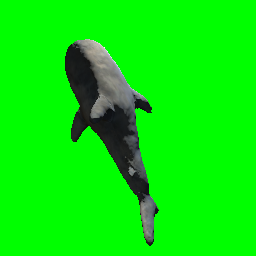
#> input picture blahajpicturemaker/blahajpicturemaker/pictures/10118.png, 256 x 256 px; its folder holds only this picture in this run
$ python image_editor.py
#> lines starting #> are read from the running program, lines starting #| are printed output that depends on the picture
from PIL import Image, ImageFilter, ImageOps

import os


for filename in os.listdir("blahajpicturemaker/blahajpicturemaker/pictures"): # parse through file list in the current directory
      if filename[-3:] == "png":
        img = Image.open("blahajpicturemaker/blahajpicturemaker/pictures/"+filename)
#> img is the input picture: PIL image 256x256 RGB; mean R, G, B 7.7, 233.2, 7.9


        img = ImageOps.grayscale(img)
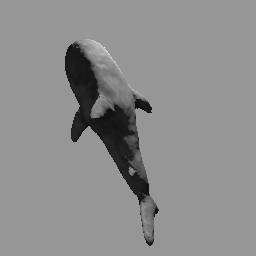
#> img: PIL image 256x256 L; min 12, max 255, mean 140.4

        img = img.convert("RGBA")
#> img: PIL image 256x256 RGBA
        pixdata = img.load()


        for y in range(img.size[1]):
             for x in range(img.size[0]):
                  r, g, b, a = img.getpixel((x, y))
                  if g == 150:
                       pixdata[x, y] = (255, 255, 255, 0)
                  ##Remove anti-aliasing outline of body.
                  #if r == 0 and g == 0 and b == 0:
                  #     pixdata[x, y] = (255, 255, 255, 0)
        #img2 = img.filter(ImageFilter.GaussianBlur(radius=1))

        img.save("p/" + filename, "PNG")
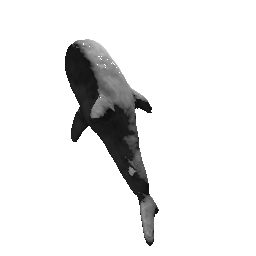
#> saved as 10118.png: PIL image 256x256 RGBA; mean R, G, B, A 233.1, 233.1, 233.1, 29.8; transparent parts drawn white

$ run again, on blahajpicturemaker/blahajpicturemaker/pictures/1040.png
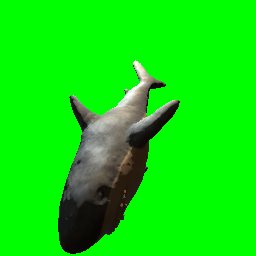
#> input picture blahajpicturemaker/blahajpicturemaker/pictures/1040.png, 256 x 256 px
#> img is the input picture: PIL image 256x256 RGB; mean R, G, B 13.3, 224.7, 11.4
#> `img = ImageOps.grayscale(img)`:
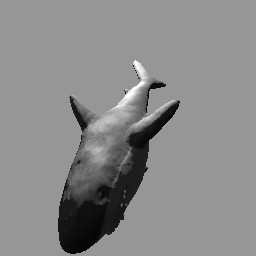
#> img: PIL image 256x256 L; min 5, max 255, mean 137.4
#> `img.save("p/" + filename, "PNG")`:
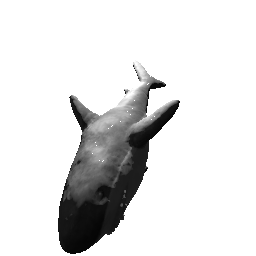
#> saved as 1040.png: PIL image 256x256 RGBA; mean R, G, B, A 224.8, 224.8, 224.8, 42.8; transparent parts drawn white

$ run again, on blahajpicturemaker/blahajpicturemaker/pictures/10598.png
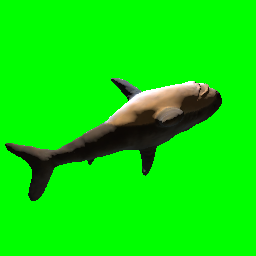
#> input picture blahajpicturemaker/blahajpicturemaker/pictures/10598.png, 256 x 256 px
#> img is the input picture: PIL image 256x256 RGB; mean R, G, B 9.5, 229.7, 6.7
#> `img = ImageOps.grayscale(img)`:
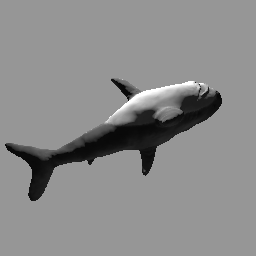
#> img: PIL image 256x256 L; min 6, max 255, mean 138.7
#> `img.save("p/" + filename, "PNG")`:
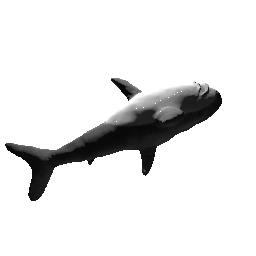
#> saved as 10598.png: PIL image 256x256 RGBA; mean R, G, B, A 230, 230, 230, 33.3; transparent parts drawn white
